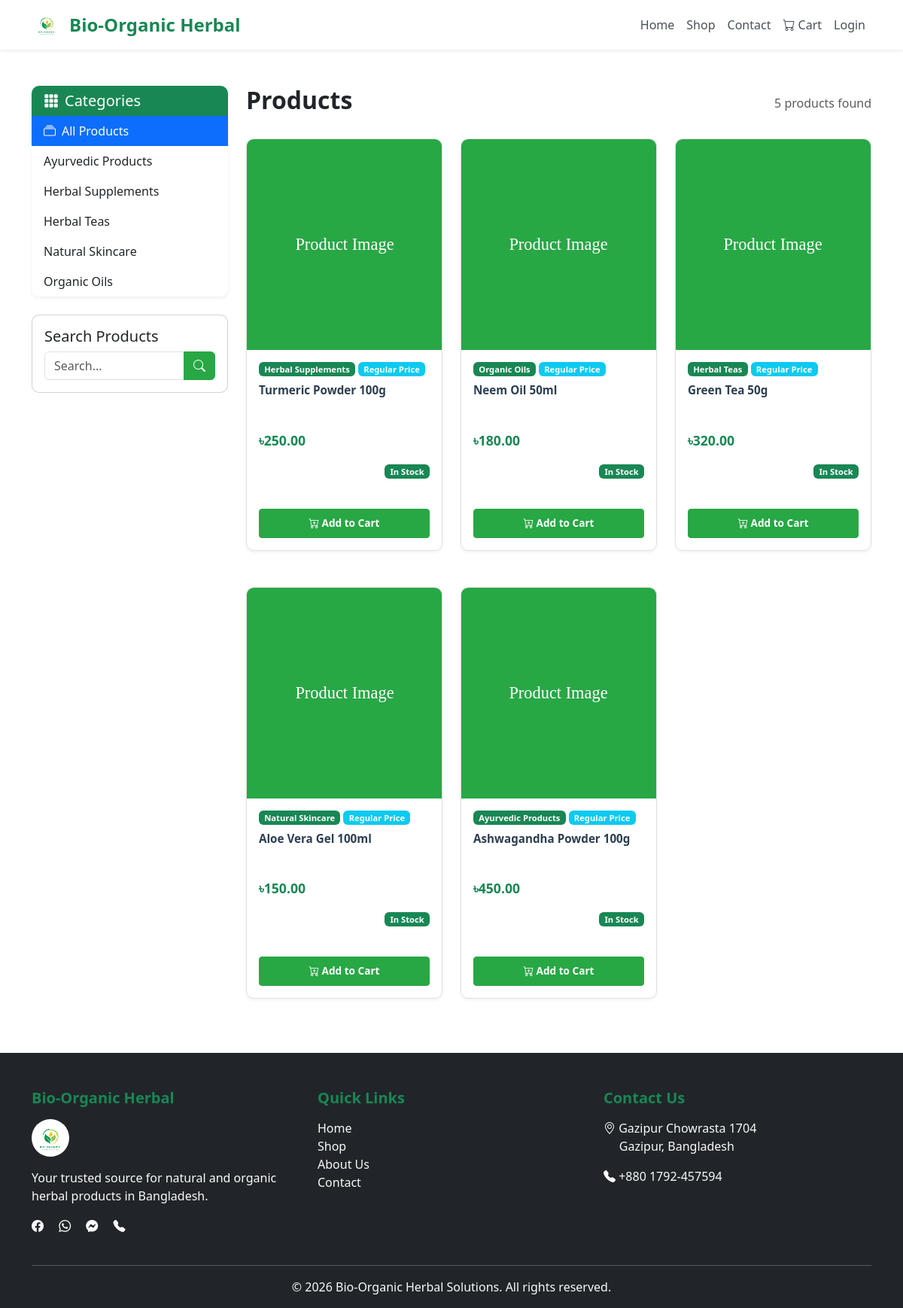
The page /shop.php on the database its author committed.
### tables this page shows
CREATE TABLE `categories` (
  `id` int(11) NOT NULL AUTO_INCREMENT,
  `name` varchar(100) NOT NULL,
  `description` text DEFAULT NULL,
  `image` varchar(255) DEFAULT NULL,
  `created_at` timestamp NOT NULL DEFAULT current_timestamp(),
  PRIMARY KEY (`id`)
);

CREATE TABLE `products` (
  `id` int(11) NOT NULL AUTO_INCREMENT,
  `name` varchar(150) NOT NULL,
  `description` text DEFAULT NULL,
  `price` decimal(10,2) NOT NULL,
  `discount_percentage` decimal(5,2) DEFAULT 0.00,
  `stock` int(11) DEFAULT 0,
  `category_id` int(11) DEFAULT NULL,
  `sku` varchar(50) DEFAULT NULL,
  `image` varchar(255) DEFAULT NULL,
  `images` text DEFAULT NULL,
  `status` tinyint(1) DEFAULT 1,
  `created_at` timestamp NOT NULL DEFAULT current_timestamp(),
  PRIMARY KEY (`id`),
  KEY `category_id` (`category_id`),
  CONSTRAINT `products_ibfk_1` FOREIGN KEY (`category_id`) REFERENCES `categories` (`id`) ON DELETE SET NULL
);

### app/models/Category.php (called while the page is built, shortened)
<?php
class Category {
    private $conn;
    private $table_name = "categories";
    public function __construct($db) {
        $this->conn = $db;
    }
    public function getAll() {
        $query = "SELECT * FROM " . $this->table_name . "
                  ORDER BY name ASC";
        $stmt = $this->conn->prepare($query);
        $stmt->execute();
        return $stmt->fetchAll(PDO::FETCH_ASSOC);
    }
}
?>

### app/helpers/validation.php (called while the page is built, shortened)
<?php
function e($string) {
    return htmlspecialchars($string, ENT_QUOTES, 'UTF-8');
}
function formatPrice($price) {
    return '৳' . number_format($price, 2);
}
function hasDiscount($discount_percentage) {
    return $discount_percentage !== null && floatval($discount_percentage) > 0;
}
?>

### app/models/Product.php (called while the page is built, shortened)
<?php
class Product {
    private $conn;
    private $table_name = "products";
    public function __construct($db) {
        $this->conn = $db;
    }
    public function getAll($limit = null, $offset = 0, $active_only = true) {
        $query = "SELECT p.*, c.name as category_name
                  FROM " . $this->table_name . " p
                  LEFT JOIN categories c ON p.category_id = c.id";
        if ($active_only) {
            $query .= " WHERE p.status = 1";
        }
        $query .= " ORDER BY p.created_at DESC";
        $stmt = $this->conn->prepare($query);
        $stmt->execute();
        return $stmt->fetchAll(PDO::FETCH_ASSOC);
    }
}
?>

### app/helpers/image_helper.php (called while the page is built, shortened)
<?php
function getProductPrimaryImage($product) {
    return BASE_URL . '/public/assets/images/placeholder-product.svg';
}
?>

### public/shop.php (the view, shortened to what this page needs)
<?php
require_once '../app/helpers/validation.php';
require_once '../app/helpers/image_helper.php';
require_once '../app/models/Product.php';
require_once '../app/models/Category.php';
$database = new Database();
$db = $database->getConnection();
$productModel = new Product($db);
$categoryModel = new Category($db);
$category_id = isset($_GET['category']) ? intval($_GET['category']) : null;
$search = isset($_GET['search']) ? sanitizeString($_GET['search']) : '';
if ($search) {
    $products = $productModel->search($search);
} elseif ($category_id) {
    $products = $productModel->getByCategory($category_id);
} else {
    $products = $productModel->getAll();
}
$categories = $categoryModel->getAll();
include 'includes/header.php';
?>
<div class="container my-5">
    <div class="row">
        <div class="col-lg-3 mb-4">
            <div class="card border-0 shadow-sm">
                <div class="card-header bg-success text-white border-0">
                    <h5 class="mb-0"><i class="bi bi-grid-3x3-gap-fill me-2"></i>Categories</h5>
                </div>
                <div class="list-group list-group-flush">
                    <a href="<?= BASE_URL ?>/public/shop.php"
                       class="list-group-item list-group-item-action border-0 d-flex justify-content-between align-items-center <?php echo !$category_id ? 'active' : ''; ?>">
                        <span><i class="bi bi-collection me-2"></i>All Products</span>
                    </a>
                <?php foreach ($categories as $category): ?>
                <a href="<?= BASE_URL ?>/public/shop.php?category=<?php echo $category['id']; ?>"
                   class="list-group-item list-group-item-action border-0 d-flex align-items-center <?php echo $category_id == $category['id'] ? 'active' : ''; ?>">
                    <span><?php echo e($category['name']); ?></span>
                </a>
                    <?php endforeach; ?>
                </div>
            </div>
            <div class="card mt-4">
                <div class="card-body">
                    <h5 class="card-title">Search Products</h5>
                    <form method="GET" action="">
                        <div class="input-group">
                            <input type="text" name="search" class="form-control" placeholder="Search..." value="<?php echo e($search); ?>">
                            <button class="btn btn-success" type="submit"><i class="bi bi-search"></i></button>
                        </div>
                    </form>
                </div>
            </div>
        </div>
        <div class="col-lg-9">
            <div class="d-flex justify-content-between align-items-center mb-4">
                <h2 class="fw-bold">Products</h2>
                <p class="text-muted mb-0"><?php echo count($products); ?> products found</p>
            </div>
            <?php if (count($products) > 0): ?>
            <div class="row g-4">
                <?php foreach ($products as $product): ?>
                <div class="col-6 col-md-6 col-lg-4">
                    <a href="<?= BASE_URL ?>/public/product.php?id=<?php echo $product['id']; ?>" class="text-decoration-none text-dark">
                        <div class="card h-100 product-card d-flex flex-column">
                            <div class="product-image-container">
                                <img src="<?php echo e(getProductPrimaryImage($product)); ?>"
                                     class="product-image"
                                     alt="<?php echo e($product['name']); ?>"
                                     onerror="this.src='<?= BASE_URL ?>/public/assets/images/placeholder-product.svg'">
                            </div>
                            <div class="card-body p-2 p-md-3 flex-grow-1">
                                <div class="mb-2 d-flex flex-wrap gap-1">
                                    <span class="badge bg-success small"><?php echo e($product['category_name']); ?></span>
                                    <?php if (hasDiscount($product['discount_percentage'])): ?>
                                        <span class="badge bg-danger small"><?php echo number_format($product['discount_percentage'], 0); ?>% OFF</span>
                                    <?php else: ?>
                                        <span class="badge bg-info small">Regular Price</span>
                                    <?php endif; ?>
                                </div>
                                <h6 class="card-title small mb-2"><?php echo e($product['name']); ?></h6>
                                <div class="mb-2" style="min-height: 48px; display: flex; flex-direction: column; justify-content: center;">
                                    <?php if (hasDiscount($product['discount_percentage'])): ?>
                                        <p class="text-muted text-decoration-line-through small mb-1"><?php echo formatPrice($product['price']); ?></p>
                                        <p class="text-success fw-bold mb-0"><?php echo formatPrice(calculateDiscountedPrice($product['price'], $product['discount_percentage'])); ?></p>
                                    <?php else: ?>
                                        <p class="text-success fw-bold mb-0"><?php echo formatPrice($product['price']); ?></p>
                                    <?php endif; ?>
                                </div>
                                <div class="d-flex justify-content-end align-items-center mb-2">
                                    <?php if ($product['stock'] > 0): ?>
                                        <span class="badge bg-success small">In Stock</span>
                                    <?php else: ?>
                                        <span class="badge bg-danger small">Out of Stock</span>
                                    <?php endif; ?>
                                </div>
                            </div>
                            <div class="card-footer bg-transparent border-0 p-2 p-md-3 mt-auto">
                                <?php if ($product['stock'] > 0): ?>
                                    <button class="btn btn-success btn-sm w-100 add-to-cart" data-id="<?php echo $product['id']; ?>" onclick="event.preventDefault(); event.stopPropagation();">
                                        <i class="bi bi-cart-plus"></i> <span class="d-none d-md-inline">Add to Cart</span><span class="d-inline d-md-none">Add</span>
                                    </button>
                                <?php else: ?>
                                    <button class="btn btn-secondary btn-sm w-100" disabled>
                                        <i class="bi bi-x-circle"></i> Out of Stock
                                    </button>
                                <?php endif; ?>
                            </div>
                        </div>
                    </a>
                </div>
                <?php endforeach; ?>
            </div>
            <?php else: ?>
            <div class="alert alert-info">
                <i class="bi bi-info-circle"></i> No products found.
            </div>
            <?php endif; ?>
        </div>
    </div>
</div>
<?php include 'includes/footer.php'; ?>

### rows shown on the page
categories: name "Ayurvedic Products"
categories: name "Herbal Supplements"
categories: name "Herbal Teas"
categories: name "Natural Skincare"
categories: name "Organic Oils"
products: category.name "Herbal Supplements", discount_percentage "Regular Price", name "Turmeric Powder 100g", price "৳250.00", stock "In Stock"
products: category.name "Organic Oils", discount_percentage "Regular Price", name "Neem Oil 50ml", price "৳180.00", stock "In Stock"
products: category.name "Herbal Teas", discount_percentage "Regular Price", name "Green Tea 50g", price "৳320.00", stock "In Stock"
products: category.name "Natural Skincare", discount_percentage "Regular Price", name "Aloe Vera Gel 100ml", price "৳150.00", stock "In Stock"
products: category.name "Ayurvedic Products", discount_percentage "Regular Price", name "Ashwagandha Powder 100g", price "৳450.00", stock "In Stock"

### other values the page prints
count($products) "5"
